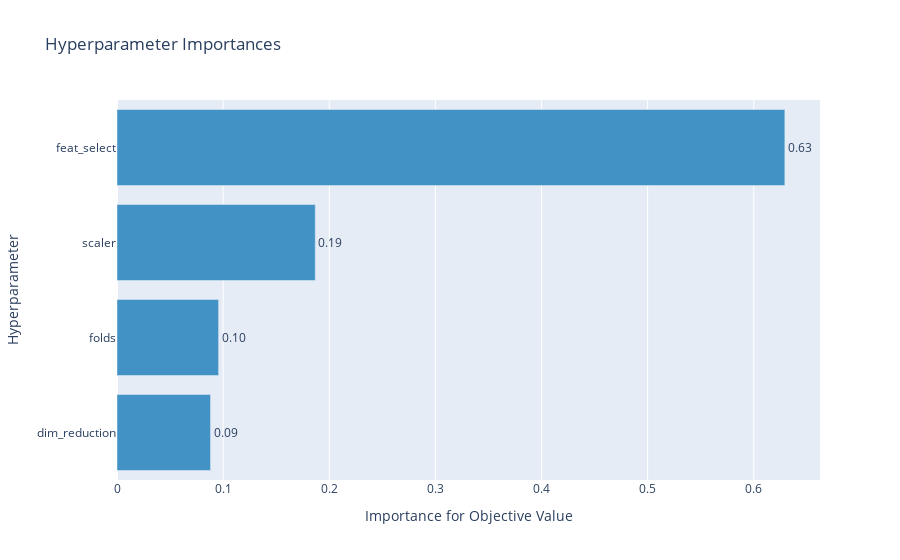

The notebook cell saved with this chart:
### Code cell
optuna.visualization.plot_param_importances(study)

### Figure 1 — Plotly figure (JSON) as saved in the notebook; plotly's stock layout.template omitted (floating-point values rounded to 4 significant figures)
{"data": [{"cliponaxis": false, "hovertemplate": ["dim_reduction (CategoricalDistribution): 0.08813454610223666<extra></extra>", "folds (IntDistribution): 0.09573302867476711<extra></extra>", "scaler (CategoricalDistribution): 0.18683414324655562<extra></extra>", "feat_select (CategoricalDistribution): 0.6292982819764407<extra></extra>"], "marker": {"color": "rgb(66,146,198)"}, "orientation": "h", "text": ["0.09", "0.10", "0.19", "0.63"], "textposition": "outside", "type": "bar", "x": [0.08813, 0.09573, 0.1868, 0.6293], "y": ["dim_reduction", "folds", "scaler", "feat_select"]}], "layout": {"showlegend": false, "title": {"text": "Hyperparameter Importances"}, "xaxis": {"title": {"text": "Importance for Objective Value"}}, "yaxis": {"title": {"text": "Hyperparameter"}}}}
